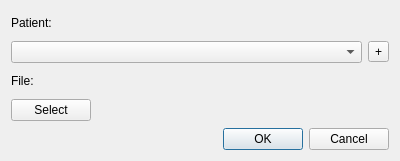
<?xml version="1.0" encoding="UTF-8"?>
<ui version="4.0">
    <class>UploadDialog</class>
    <widget class="QDialog" name="UploadDialog">
        <property name="geometry">
            <rect>
                <x>0</x>
                <y>0</y>
                <width>400</width>
                <height>161</height>
            </rect>
        </property>
        <property name="windowTitle">
            <string>Dialog</string>
        </property>
        <layout class="QVBoxLayout" name="verticalLayout">
            <item>
                <widget class="QLabel" name="label">
                    <property name="text">
                        <string>Patient:</string>
                    </property>
                </widget>
            </item>
            <item>
                <layout class="QHBoxLayout" name="horizontalLayout_2">
                    <item>
                        <widget class="QComboBox" name="patientDropdown"/>
                    </item>
                    <item>
                        <widget class="QToolButton" name="addPatientButton">
                            <property name="text">
                                <string>+</string>
                            </property>
                            <property name="icon">
                                <iconset resource="resources.qrc">
                                    <normaloff>
                                        :/icons/icons/baseline-add_circle-24px.svg</normaloff>
                                    :/icons/icons/baseline-add_circle-24px.svg
                                </iconset>
                            </property>
                            <property name="iconSize">
                                <size>
                                    <width>24</width>
                                    <height>24</height>
                                </size>
                            </property>
                        </widget>
                    </item>
                </layout>
            </item>
            <item>
                <widget class="QLabel" name="label_2">
                    <property name="text">
                        <string>File:</string>
                    </property>
                </widget>
            </item>
            <item>
                <layout class="QHBoxLayout" name="horizontalLayout">
                    <item>
                        <widget class="QPushButton" name="fileSelectButton">
                            <property name="text">
                                <string>Select</string>
                            </property>
                        </widget>
                    </item>
                    <item>
                        <widget class="QLabel" name="fileName">
                            <property name="sizePolicy">
                                <sizepolicy hsizetype="Expanding"
                                            vsizetype="Preferred">
                                    <horstretch>0</horstretch>
                                    <verstretch>0</verstretch>
                                </sizepolicy>
                            </property>
                            <property name="text">
                                <string/>
                            </property>
                        </widget>
                    </item>
                </layout>
            </item>
            <item>
                <widget class="QDialogButtonBox" name="buttonBox">
                    <property name="enabled">
                        <bool>true</bool>
                    </property>
                    <property name="orientation">
                        <enum>Qt::Horizontal</enum>
                    </property>
                    <property name="standardButtons">
                        <set>QDialogButtonBox::Cancel|QDialogButtonBox::Ok</set>
                    </property>
                    <property name="centerButtons">
                        <bool>false</bool>
                    </property>
                </widget>
            </item>
        </layout>
    </widget>
    <resources>
        <include location="resources.qrc"/>
    </resources>
    <connections>
        <connection>
            <sender>buttonBox</sender>
            <signal>accepted()</signal>
            <receiver>UploadDialog</receiver>
            <slot>accept()</slot>
            <hints>
                <hint type="sourcelabel">
                    <x>248</x>
                    <y>254</y>
                </hint>
                <hint type="destinationlabel">
                    <x>157</x>
                    <y>274</y>
                </hint>
            </hints>
        </connection>
        <connection>
            <sender>buttonBox</sender>
            <signal>rejected()</signal>
            <receiver>UploadDialog</receiver>
            <slot>reject()</slot>
            <hints>
                <hint type="sourcelabel">
                    <x>316</x>
                    <y>260</y>
                </hint>
                <hint type="destinationlabel">
                    <x>286</x>
                    <y>274</y>
                </hint>
            </hints>
        </connection>
    </connections>
</ui>
